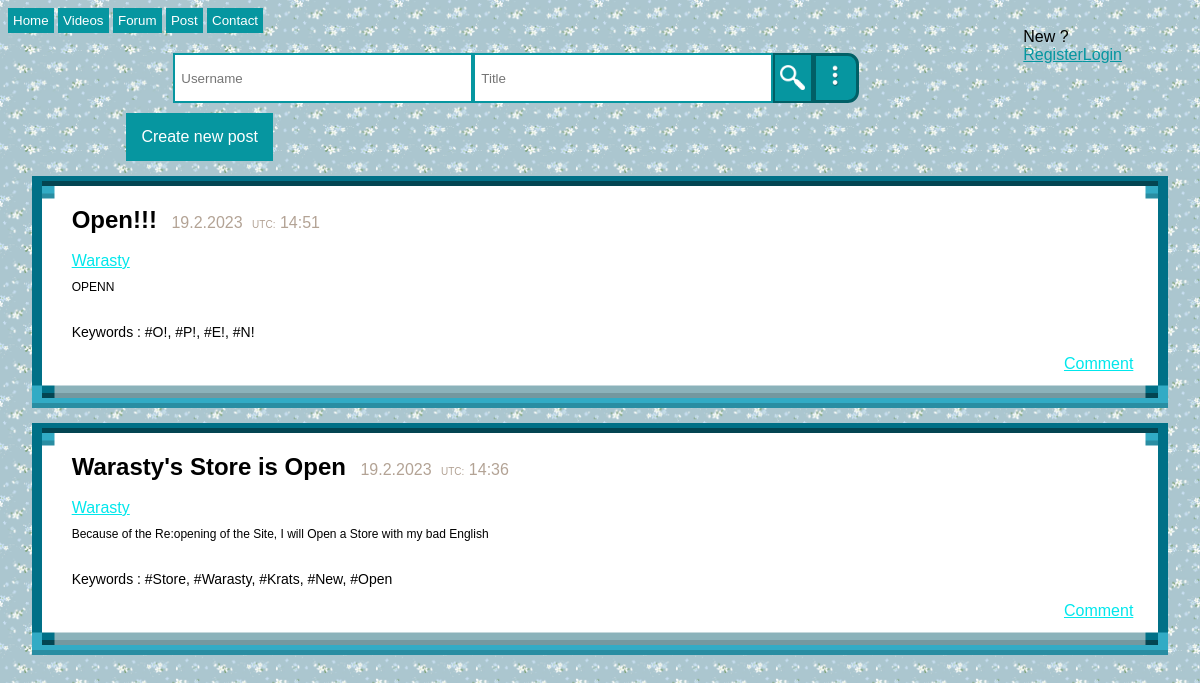
The app's page /forum/ with its own data.
### ed/models.py (models this page shows, shortened)
class forum(models.Model):
    user = models.CharField(max_length=255, default=' ')
    title = models.CharField(max_length=100, unique=False, blank=False, default='')
    message = models.CharField(max_length=255)
    tags = models.CharField(max_length=255)
    created_at = models.DateTimeField(auto_now_add=True)
    like = models.ManyToManyField(User, related_name='like', blank=True)
    dislike = models.ManyToManyField(User, related_name='dislike', blank=True)

### ed/views.py (the view)
# urls.py: path('forum/', views.forum_view, name='forum'),
def forum_view(request):
    data = forum.objects.all().order_by('-created_at')
    form = addforum()
    likeobj = forum.objects.annotate(like_count=Count('like')).order_by('-like_count')[:3]
    if request.method == 'POST':
        form = addforum(request.POST)
        if form.is_valid():
            instance = form.save(commit=False)
            instance.user = request.user.username
            instance.save()
    return render(request, 'nick/forum/forum.html', {'message': data, 'form': form, 'likeobj': likeobj})

### ed/forms.py
class addforum(forms.ModelForm):
    class Meta:
        model = forum
        fields = ['title', 'message', 'tags']
        widgets = {
            'title': forms.TextInput(attrs={'id': 'createTopic'}),
            'message': forms.Textarea(attrs={'id': 'createDesc'}),
            'tags': forms.TextInput(attrs={'id': 'keywords'})
        }

### ed/templatetags/hashtag.py (called while the page is built)
@register.simple_tag()
def check(tags):
    try:
        tag = tags.split(' ')
        new_tag = ' '
        for singletag in tag:
            if singletag.startswith('#'):
                new_tag = f'{new_tag} {singletag}'
            else:
                new_tag = f'{new_tag} #{singletag}'
        return new_tag
    except:
        if tags.startswith('#'):
            return (tags)
        else:
            x = f'#{tags}'
            return x

### templates/nick/forum/forum.html (shortened to what this page needs)
<!DOCTYPE html>
{% load static %}
{% load hashtag %}
<html lang="en">
    <head>
        <link rel="stylesheet" href={% static "css/nick/light/css/global.css" %}>
        <link rel="stylesheet" href={% static 'css/nick/dark/css/global.css' %}>
        <link rel="stylesheet" href={% static 'css/nick/mobile/css/global.css' %}>
        <link rel="stylesheet" href={% static 'css/nick/light/css/top-banner.scss' %}>
        <link rel="stylesheet" href={% static 'css/nick/dark/css/top-banner.css' %}>
        <link rel="stylesheet" href={% static 'css/nick/light/css/searchbar.css' %}>
        <link rel="stylesheet" href={% static 'css/nick/dark/css/searchbar.css' %}>
        <link rel="stylesheet" href={% static 'css/nick/light/css/create-post.css' %}>
        <link rel="stylesheet" href={% static 'css/nick/dark/css/create-post.css' %}>
    </head>
    <body>
    {% include 'nick/top-banner.html' %}
    <form action="{% url 'ed:searchworker' %}" method="get">
        <div id="search">
            <input  type="search" name="user" id="searchBar" placeholder="Username">
            <input type="search" name="title" id="searchBar" placeholder="Title">
            <button id="searchButton"><img src="{% static 'img/nick/search.png' %}" style="width: 25px; height: 25px;" alt=""></button>
            <div id='filter' onclick='filterSearch()'><img src="{% static 'img/nick/3dots.png' %}" style="width: 40px; height: 40px;" alt=""></div>
        </div>
    </form>
            <button onclick="location.href='{% url 'ed:create' %}';" id='buttonNewPost'>Create new post</button>
            {% for data in message %}
                <div class="post" id="{{ data.user }}={{ data.title }}">
                <label style="font-size: 24px; padding: 10px; color: rgb(0,0,0);"><b>{{ data.title }}</b></label>
                <label id='date' style="color: rgb(179, 163, 149);">{{ data.created_at.day }}.{{ data.created_at.month }}.{{ data.created_at.year }}</label>
                <label style="font-size: 10px;color: rgb(179, 163, 149); padding-left: 5px;">UTC:</label>
                <label id='time' style="color: rgb(179, 163, 149);">{{ data.created_at.hour}}:{{ data.created_at.minute }}</label><br><br>
                <a id="notwhite" href='{% url 'ed:profile' %}?user={{ data.user }}' style="float: none; padding: 10px;">{{ data.user }}</a>
                <span>{{ data.message }}</span>
                <span id="tags">Keywords :  {% check data.tags %}</span>
                <div style="padding-right: 20px; padding: 5px;"><a id="notwhite" href="{% url 'ed:comment' %}?user={{ data.user }}&title={{ data.title }}">Comment</a></div>
                <br>
                </div>
            {% endfor %}
    </body>
</html>

### templates/nick/top-banner.html
{% load static %}
<div id="topBanner">
    <div>
        {% if request.user.is_authenticated %}
            <div id="dropdown"  style="float: right; margin-right: 70px; margin-top: 20px">
                <label onclick="ddMenu()">{{ request.user.username }}</label>
                <div  id="dropdown-content">
                    <a href="{% url 'ed:profile' %}?user={{ request.user.username }}" style="float: left;">Profile</a>
                    <a href="{% url 'ed:notification' %}" style="float: left;">Notification</a>
                    <a href="{% url 'ed:settings' %}" style="float: left;">Settings</a>
                    <a href="{% url 'ed:logout' %}" style="float: left;">Logout</a>
                </div>
            </div>
        {% else %}
            <div id="dropdown"  style="float: right; margin-right: 70px; margin-top: 20px">
                <label onclick="ddMenu()">New ?</label>
                <div  id="dropdown-content">
                    <a href="{% url 'ed:register' %}" style="float: left;">Register</a>
                    <a href="{% url 'ed:logout' %}" style="float: left;">Login</a>
                </div>
            </div>
        {% endif %}
    </div>
</div>
<div id="scroll">
    <button class="buttonTop" onClick="window.location='{% url 'ed:home' %}';">Home</button>
    <button class="buttonTop" onClick="window.location='{% url 'ed:video' %}';">Videos</button>
    <button class="buttonTop" onClick="window.location='{% url 'ed:forum' %}';">Forum</button>
    <button class="buttonTop" onClick="window.location='{% url 'ed:posts' %}';">Post</button>
    <button class="buttonTop" onClick="window.location='{% url 'ed:contact' %}';">Contact</button>
</div>

### static/css/nick/light/css/global.css (style rules this page uses)
body { background-image: url('../../../img/nick/patternwhite.jpg'); background-size: 200px; background-repeat: inherit; font-family: 'Gill Sans', 'Gill Sans MT', Calibri, 'Trebuchet MS', sans-serif; outline: none; }
.post { background-color: white; border: 30px solid transparent; border-image: url('../../../img/nick/lightthiccborder.png') 20% round; margin-left: 10%; margin-right: 10%; margin-top: 15px; width: auto; height: max-content; }
button { background-color: #0696a0; border: none; padding: 5px; text-decoration: none; color: white; cursor: pointer; outline: none; }
a { float: right; color: #0696a0; }
span { display: block; word-wrap: break-word; font-size: 16px; padding: 10px; }

### static/css/nick/mobile/css/global.css (style rules this page uses)
@media (max-width: 1200px) { body { background-size: 100px; } }
@media (max-width: 1200px) { span { font-size: 12px; } }
@media (max-width: 1200px) { .post { margin-left: 2%; margin-right: 2%; } }

### static/css/nick/light/css/searchbar.css (style rules this page uses)
#filter { border-radius: 0 0.7em 0.7em 0; background-color: rgb(6, 150, 160); border: 0.2em rgb(1, 95, 102) solid; }
#search { display: flex; justify-content: center; margin-top: 20px; }
#searchBar { border: rgb(6, 150, 160) solid; border-width: 0.2em; padding: 0.2em 0.2em 0.2em 0.5em; width: 300px; height: 50px; outline: none; }
#searchButton { border: 0.2em rgb(1, 95, 102) solid; background-color: rgb(6, 150, 160); color: black; font-weight: bold; padding-bottom: 0.2em; width: 40px; }
a#notwhite { color: rgb(0, 231, 236); }

### static/css/nick/light/css/create-post.css (style rules this page uses)
#buttonNewPost { background-color: rgb(6, 150, 160); border: none; padding: 15px; margin-top: 10px; margin-left: 10%; font-size: 16px; text-decoration: none; color: white; cursor: pointer; }
#tags { margin-top: 10px; font-size: 14px; }

### records on screen
forum: title "Open!!!", created_at.day "19", created_at.month "2", created_at.year "2023", created_at.hour "14", created_at.minute "51", user "Warasty", message "OPENN", tags "#O!, #P!, #E!, #N!"
forum: title "Warasty's Store is Open", created_at.day "19", created_at.month "2", created_at.year "2023", created_at.hour "14", created_at.minute "36", user "Warasty", message "Because of the Re:opening of the Site, I will Open a Store with my bad English", tags "#Store, #Warasty, #Krats, #New, #Open"
